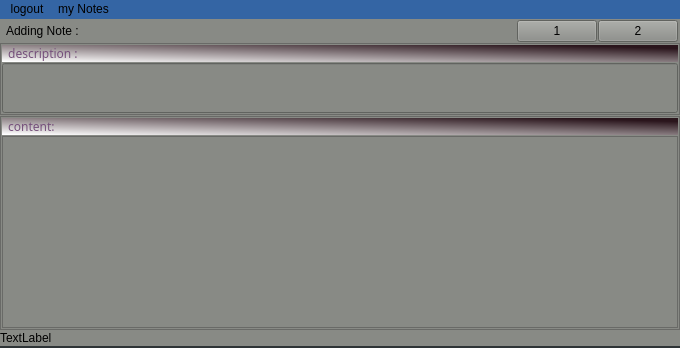
<?xml version="1.0" encoding="UTF-8"?>
<ui version="4.0">
 <class>MainWindow</class>
 <widget class="QMainWindow" name="MainWindow">
  <property name="geometry">
   <rect>
    <x>0</x>
    <y>0</y>
    <width>680</width>
    <height>348</height>
   </rect>
  </property>
  <property name="windowTitle">
   <string>MainWindow</string>
  </property>
  <property name="styleSheet">
   <string notr="true">background-color: rgb(46, 52, 54);</string>
  </property>
  <widget class="QWidget" name="centralwidget">
   <widget class="QSplitter" name="splitter">
    <property name="geometry">
     <rect>
      <x>0</x>
      <y>0</y>
      <width>680</width>
      <height>327</height>
     </rect>
    </property>
    <property name="styleSheet">
     <string notr="true">background-color: rgb(136, 138, 133);</string>
    </property>
    <property name="orientation">
     <enum>Qt::Vertical</enum>
    </property>
    <property name="handleWidth">
     <number>0</number>
    </property>
    <widget class="QWidget" name="">
     <layout class="QHBoxLayout" name="horizontalLayout_2">
      <property name="spacing">
       <number>1</number>
      </property>
      <property name="leftMargin">
       <number>6</number>
      </property>
      <property name="topMargin">
       <number>0</number>
      </property>
      <property name="rightMargin">
       <number>2</number>
      </property>
      <item>
       <widget class="QLabel" name="l_text">
        <property name="text">
         <string>Adding Note :</string>
        </property>
       </widget>
      </item>
      <item>
       <spacer name="horizontalSpacer">
        <property name="orientation">
         <enum>Qt::Horizontal</enum>
        </property>
        <property name="sizeHint" stdset="0">
         <size>
          <width>40</width>
          <height>20</height>
         </size>
        </property>
       </spacer>
      </item>
      <item>
       <layout class="QHBoxLayout" name="horizontalLayout">
        <property name="spacing">
         <number>1</number>
        </property>
        <item>
         <widget class="QPushButton" name="btn_reset">
          <property name="text">
           <string>1</string>
          </property>
         </widget>
        </item>
        <item>
         <widget class="QPushButton" name="btn_addnote">
          <property name="text">
           <string>2</string>
          </property>
         </widget>
        </item>
       </layout>
      </item>
     </layout>
    </widget>
    <widget class="QWidget" name="">
     <layout class="QVBoxLayout" name="verticalLayout_3">
      <property name="spacing">
       <number>1</number>
      </property>
      <item>
       <widget class="QFrame" name="frame_2">
        <property name="frameShape">
         <enum>QFrame::StyledPanel</enum>
        </property>
        <property name="frameShadow">
         <enum>QFrame::Raised</enum>
        </property>
        <layout class="QVBoxLayout" name="verticalLayout">
         <property name="spacing">
          <number>1</number>
         </property>
         <property name="leftMargin">
          <number>1</number>
         </property>
         <property name="topMargin">
          <number>1</number>
         </property>
         <property name="rightMargin">
          <number>1</number>
         </property>
         <property name="bottomMargin">
          <number>1</number>
         </property>
         <item>
          <widget class="QLabel" name="label_2">
           <property name="font">
            <font>
             <family>13pt Ubuntu Condensed</family>
             <weight>50</weight>
             <italic>false</italic>
             <bold>false</bold>
            </font>
           </property>
           <property name="styleSheet">
            <string notr="true">color: rgb(117, 80, 123);
background-color: qlineargradient(spread:pad, x1:0.930577, y1:0.136136, x2:0.0248756, y2:0.988682, stop:0 rgba(42, 21, 28, 255), stop:1 rgba(255, 255, 255, 255));
font: blod 13pt &quot;Ubuntu Condensed&quot;;</string>
           </property>
           <property name="text">
            <string>  description :</string>
           </property>
          </widget>
         </item>
         <item>
          <widget class="QLineEdit" name="lineEdit">
           <property name="sizePolicy">
            <sizepolicy hsizetype="Expanding" vsizetype="MinimumExpanding">
             <horstretch>0</horstretch>
             <verstretch>0</verstretch>
            </sizepolicy>
           </property>
           <property name="minimumSize">
            <size>
             <width>0</width>
             <height>0</height>
            </size>
           </property>
           <property name="styleSheet">
            <string notr="true">color: white;
font: 11pt \&quot;Verdana\&quot;;
padding: 0 8px;
background: rgb(25, 25, 40);
selection-background-color: darkgray;</string>
           </property>
          </widget>
         </item>
        </layout>
       </widget>
      </item>
      <item>
       <widget class="QFrame" name="frame_3">
        <property name="frameShape">
         <enum>QFrame::StyledPanel</enum>
        </property>
        <property name="frameShadow">
         <enum>QFrame::Raised</enum>
        </property>
        <layout class="QVBoxLayout" name="verticalLayout_2">
         <property name="spacing">
          <number>1</number>
         </property>
         <property name="leftMargin">
          <number>1</number>
         </property>
         <property name="topMargin">
          <number>1</number>
         </property>
         <property name="rightMargin">
          <number>1</number>
         </property>
         <property name="bottomMargin">
          <number>1</number>
         </property>
         <item>
          <widget class="QLabel" name="label">
           <property name="font">
            <font>
             <family>13pt Ubuntu Condensed</family>
             <weight>50</weight>
             <italic>false</italic>
             <bold>false</bold>
            </font>
           </property>
           <property name="styleSheet">
            <string notr="true">color: rgb(117, 80, 123);
background-color: qlineargradient(spread:pad, x1:0.930577, y1:0.136136, x2:0.0248756, y2:0.988682, stop:0 rgba(42, 21, 28, 255), stop:1 rgba(255, 255, 255, 255));
font: blod 13pt &quot;Ubuntu Condensed&quot;;</string>
           </property>
           <property name="text">
            <string>  content:</string>
           </property>
          </widget>
         </item>
         <item>
          <widget class="QPlainTextEdit" name="plainTextEdit">
           <property name="styleSheet">
            <string notr="true">color: white;
font: 11pt \&quot;Verdana\&quot;;
padding: 0 8px;
border-radius:3px;
background: rgb(25, 25, 40);
selection-background-color: darkgray;</string>
           </property>
          </widget>
         </item>
        </layout>
       </widget>
      </item>
     </layout>
    </widget>
    <widget class="QLabel" name="ll_cred">
     <property name="text">
      <string>TextLabel</string>
     </property>
    </widget>
   </widget>
  </widget>
  <widget class="QMenuBar" name="menuBar">
   <property name="geometry">
    <rect>
     <x>0</x>
     <y>0</y>
     <width>680</width>
     <height>22</height>
    </rect>
   </property>
   <property name="styleSheet">
    <string notr="true">background-color: rgb(52, 101, 164);
</string>
   </property>
   <widget class="QMenu" name="menulogout">
    <property name="title">
     <string>logout</string>
    </property>
   </widget>
   <widget class="QMenu" name="menumy_Notes">
    <property name="title">
     <string>my Notes</string>
    </property>
   </widget>
   <addaction name="menulogout"/>
   <addaction name="menumy_Notes"/>
  </widget>
 </widget>
 <resources>
  <include location="takenote.qrc"/>
 </resources>
 <connections/>
</ui>
